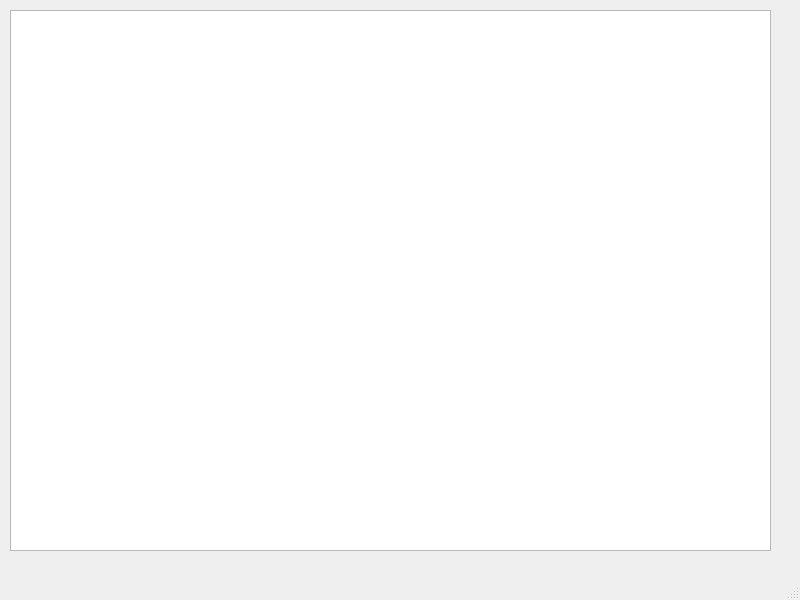
<?xml version="1.0" encoding="UTF-8"?>
<ui version="4.0">
 <class>Elevator</class>
 <widget class="QMainWindow" name="Elevator">
  <property name="geometry">
   <rect>
    <x>0</x>
    <y>0</y>
    <width>800</width>
    <height>600</height>
   </rect>
  </property>
  <property name="windowTitle">
   <string>Elevator</string>
  </property>
  <widget class="QWidget" name="centralwidget">
   <widget class="QGraphicsView" name="graphicsView">
    <property name="geometry">
     <rect>
      <x>10</x>
      <y>10</y>
      <width>761</width>
      <height>541</height>
     </rect>
    </property>
   </widget>
  </widget>
  <widget class="QMenuBar" name="menubar">
   <property name="geometry">
    <rect>
     <x>0</x>
     <y>0</y>
     <width>800</width>
     <height>22</height>
    </rect>
   </property>
  </widget>
  <widget class="QStatusBar" name="statusbar"/>
 </widget>
 <resources/>
 <connections/>
</ui>
